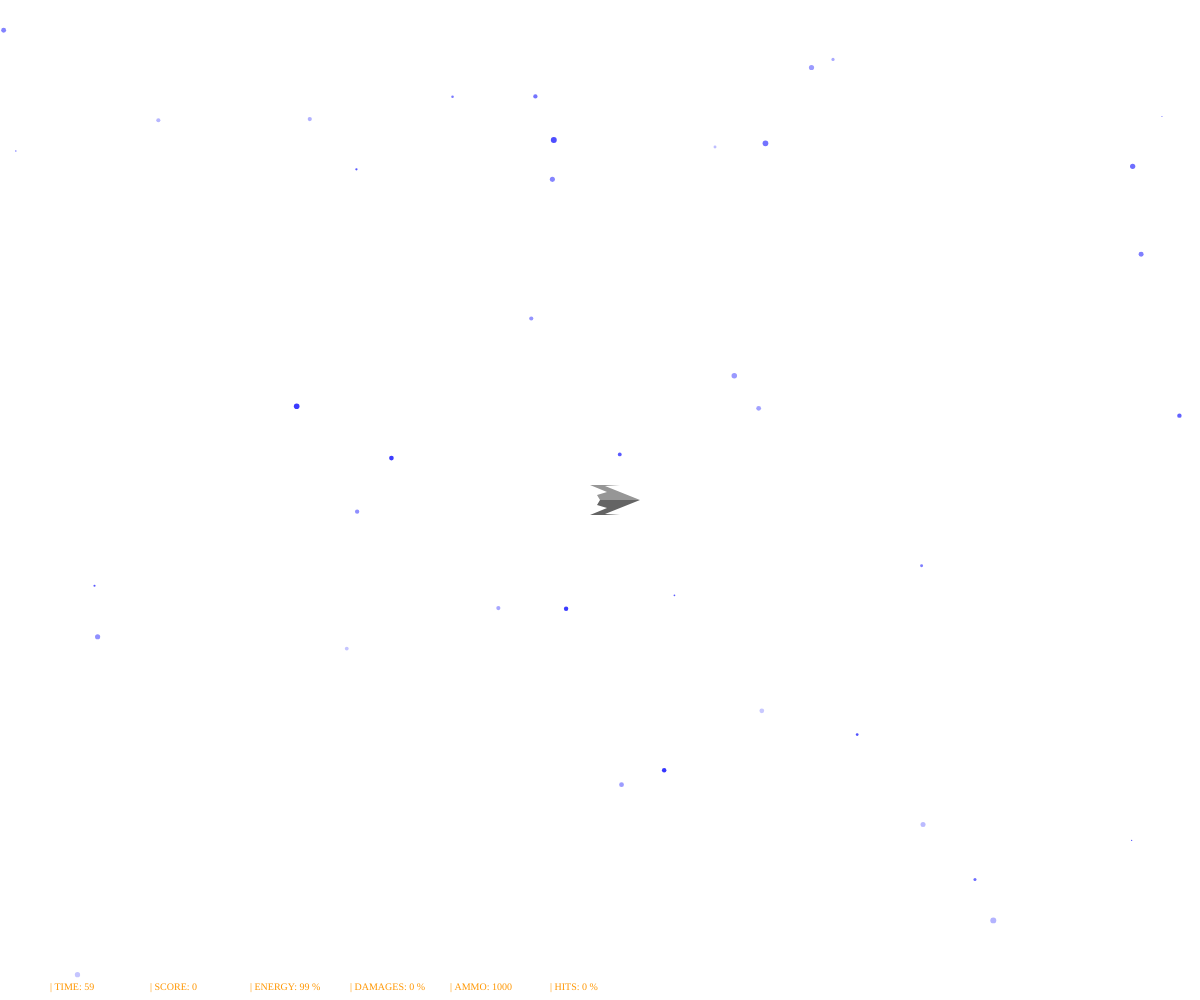
Frame 1 (no input)
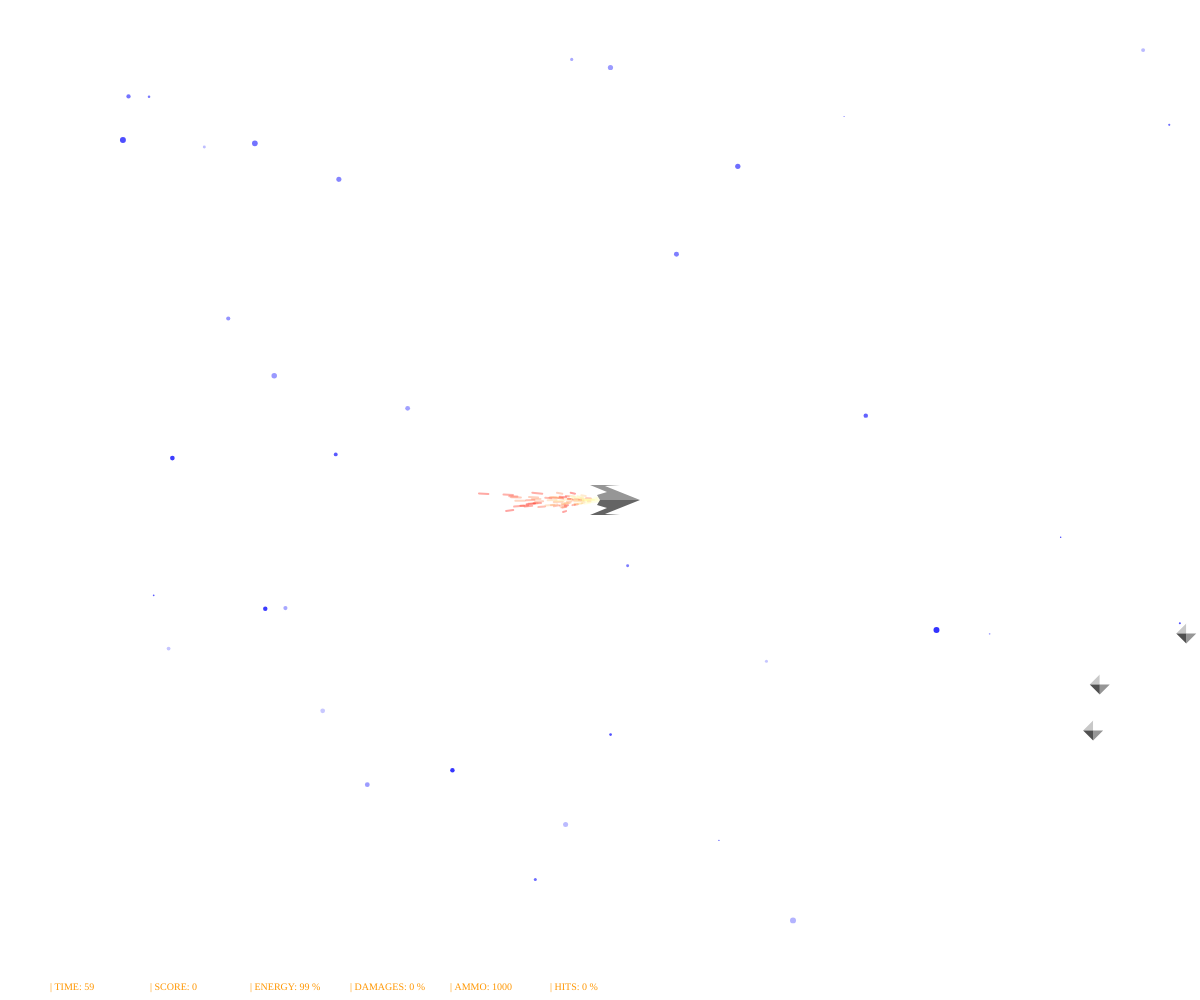
Frame 60 (no input)
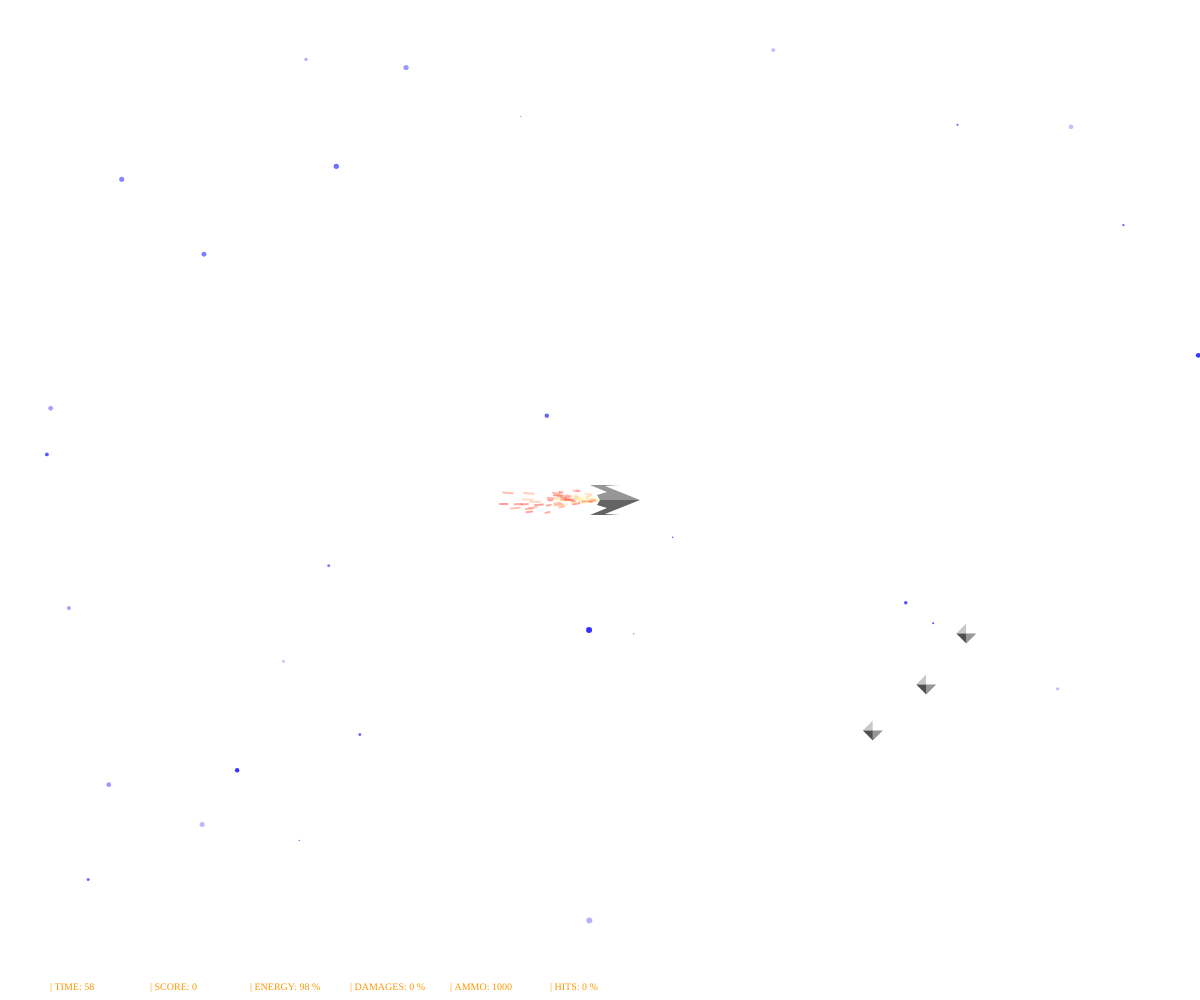
Frame 120 (the mouse pressed at the canvas centre since frame 60)

The p5.js sketch that drew these frames (run headless with seeded random() and noise() and a simulated clock; from frame 60 on, the mouse is pressed at the canvas centre):

// p5.js sketch
// ── sketch.js
//
// PROTOYPE JEU 
//
var stars = [],
  maxStars;
var lasers = [],
  maxLasers, nbLasers, totalLasers, needUpdateLasersArray, fire, reload, reloadTime;
var exhaust = [],
  maxExhaust;
var mines = [],
  maxMines;
var shipx, shipy, shipvx, shipvy, shipaccx, shipaccy, shipSize;
var mainLoop, timer, score, damages, energy, ammo, hitpercent, hits;
//***************************************************
function setup() {
  createCanvas(windowWidth, windowHeight);
  textFont("Orbitron");
  initGame();
}
//***************************************************
//
// INITIALISATION
//
//***************************************************
function initGame() {
  shipx = windowWidth / 2;
  shipy = windowHeight / 2; // initial position
  shipvx = 0;
  shipvy = 0;
  shipaccx = 0;
  shipaccy = 0;
  shipSize = 10;

  maxStars = 40;
  maxExhaust = 100;
  maxMines = 10;
  nbLasers = 0;
  totalLasers = 0;
  maxLasers = 1000;
  reload = 0;
  reloadTime = 3; //delay between 2 fires
  needUpdateLasersArray = false; // update array when laser exits window or explode
  fire = false;

  mainLoop = true;
  timer = 60 * 60;
  score = 0;
  damages = 0;
  energy = 100;
  ammo = maxLasers;
  hitpercent = 0;
  hits = 0;

  initStars();
  initExhaust();
  initMines();
}
//***************************************************
//
// MAIN LOOP
//
//***************************************************
function draw() {
  clear();
  updateController();
  if (mainLoop) {
    updateGame();
    updateLasers();
    updateStars();
    updateExhaust();
    updateMines();
    updateShip();
    updateDisplay();
  } else {
    updateStars();
    updateDisplay();
    displayMessageGameOver();
  }
}
//***************************************************
function updateGame() {
  timer--;
  energy -= 0.01;
  if (timer <= 0 || energy <= 0) {
    mainLoop = false;
  }
}
//***************************************************
function displayMessageGameOver() {
  textSize(100);
  textAlign(CENTER);
  fill(255, 150, 0);
  stroke(0);
  strokeWeight(6);
  text("GAME OVER", windowWidth / 2, windowHeight / 2 + 25);
  textSize(20);
  strokeWeight(3);
  text("PRESS ANY KEY TO PLAY", windowWidth / 2, windowHeight / 2 + 50);
}
//***************************************************
function updateDisplay() {
  var infosx = 50;
  var infosy = windowHeight - 10;

  textSize(10);
  fill(255, 150, 0);
  text("| TIME: " + floor(timer / 60), infosx, infosy);
  text("| SCORE: " + score, infosx + 100, infosy);
  text("| ENERGY: " + floor(energy) + " %", infosx + 200, infosy);
  text("| DAMAGES: " + damages + " %", infosx + 300, infosy);
  text("| AMMO: " + ammo, infosx + 400, infosy);
  if (ammo < maxLasers) {
    text("| HITS: " + floor(100 * hits / (maxLasers - ammo)) + " %", infosx + 500, infosy);
  } else {
    text("| HITS: " + 0 + " %", infosx + 500, infosy);
  }
}
//***************************************************
function Laser() {
  this.posx = shipx + 40;
  this.posy = shipy;
  this.couleur = color(255, 255, 255);
  this.vx = 10;
  this.taille = random(2, 8);
  this.life = true;
  this.maxlife = this.life;

  this.display = function() {
    if (this.life) {
      noFill();
      strokeWeight(3);
      stroke(this.couleur);
      line(this.posx, this.posy, this.posx + this.taille, this.posy);
      this.testCollision();
      this.update();
    }
  }
  this.update = function() {
    if (this.posx > windowWidth) {
      this.life = false;
    }
    this.posx += this.vx;
  }
  this.testCollision = function() {
    for (var i = 0; i < maxMines; i++) {
      if (mines[i].posx < windowWidth) {
        if (dist(this.posx, this.posy, mines[i].posx, mines[i].posy) < 10) {
          mines[i].life = false;
          this.life = false;
          drawExplosion(this.posx, this.posy);
          score += mines[i].bonus;
          hits++;
          break;
        }
      }
    }
  }
}
//***************************************************
function updateLasers() {
  updateLasersArray();
  if (reload > 0) {
    reload--;
  }
  fire = keyIsDown(32);
  if (fire && reload === 0 && ammo) {
    lasers[nbLasers] = new Laser();
    reload = reloadTime;
    ammo--;
    nbLasers++;
  }
  for (var i = 0; i < nbLasers; i++) {
    lasers[i].display();
  }
}
//***************************************************
// Cleanup the laser array, by removing "dead" lasers
//
function updateLasersArray() {
  for (var i = 0; i < nbLasers; i++) {
    if (lasers[i].life == false) {
      nbLasers--;
      for (var j = i; j < nbLasers; j++) {
        lasers[j] = lasers[j + 1];
      }
    }
  }
}
//***************************************************
//
// STARS...
//
function Star() {
  this.posx = random(0, windowWidth);
  this.init = function() {
    var alea = random(50, 200);
    this.couleur = color(alea, alea, 255);
    this.posy = random(0, windowHeight - 20);
    this.taille = random(1, 6);
    this.speed = random(-9, -3);
  }
  this.display = function() {
    this.drawShape();
    this.update();
  }
  this.drawShape = function() {
    noStroke();
    fill(this.couleur);
    ellipse(this.posx, this.posy, this.taille);
  }
  this.update = function() {
    if (this.posx < 0) {
      this.posx = random(windowWidth, windowWidth + 500);
      this.init();
    }
    this.posx += this.speed;
  }
}
//***************************************************
function initStars() {
  for (var i = 0; i < maxStars; i++) {
    stars[i] = new Star();
    stars[i].init();
  }
}
//***************************************************
function updateStars() {
  for (var i = 0; i < maxStars; i++) {
    stars[i].display();
  }
}
//***************************************************
//
// MINES...
//
function Mine() {
  this.damage = 5;
  this.bonus = 5;
  this.taille = 10;

  this.init = function() {
    this.posy = random(0, windowHeight - 40);
    this.posx = random(windowWidth, 2 * windowWidth);
    this.speed = random(-5, -2);
    this.life = true;
  }
  this.display = function() {
    this.drawShape();
    this.update();
    this.testCollision();
  }
  this.drawShape = function() {
    noStroke();

    fill(200);
    beginShape();
    vertex(this.posx, this.posy);
    vertex(this.posx - this.taille, this.posy);
    vertex(this.posx, this.posy - this.taille);
    endShape(CLOSE);

    fill(255);
    beginShape();
    vertex(this.posx, this.posy);
    vertex(this.posx, this.posy - this.taille);
    vertex(this.posx + this.taille, this.posy);
    endShape(CLOSE);

    fill(150);
    beginShape();
    vertex(this.posx, this.posy);
    vertex(this.posx + this.taille, this.posy);
    vertex(this.posx, this.posy + this.taille);
    endShape(CLOSE);

    fill(80);
    beginShape();
    vertex(this.posx, this.posy);
    vertex(this.posx, this.posy + this.taille);
    vertex(this.posx - this.taille, this.posy);
    endShape(CLOSE);
  }
  this.update = function() {
    if (this.posx <= 0 || !this.life) {
      this.init();
    }
    this.posx += this.speed;
  }
  this.testCollision = function() {
    if (dist(this.posx, this.posy, shipx, shipy) < 20) {
      this.life = false;
      damages += this.damage;
      drawExplosion(shipx, shipy);
    }
  }
}
//***************************************************
function initMines() {
  for (var i = 0; i < maxMines; i++) {
    mines[i] = new Mine();
    mines[i].init();
  }
}
//***************************************************
function updateMines() {
  for (var i = 0; i < maxMines; i++) {
    mines[i].display();
  }
}
//***************************************************
//
// EXHAUST...
//
function Exhaust() {
  this.init = function() {
    this.vx = random(-10, -2);
    this.vy = random(-1, 1);
    this.life = random(2, 15);
    this.maxlife = this.life;
    this.posx = random(-2, 2);
    this.posy = random(-2, 2);
    this.pposx = this.posx;
    this.pposy = this.posy;
    this.color = color(255, 255, 255, 100);
  }
  this.display = function() {
    this.drawShape();
    this.update();
  }
  this.drawShape = function() {
    noFill();
    strokeWeight(2);
    stroke(this.color);
    line(this.pposx + shipx, this.pposy + shipy, this.posx + shipx, this.posy + shipy);
  }
  this.update = function() {
    //this.vx -= shipvx * 0.1;
    this.pposx = this.posx;
    this.pposy = this.posy;
    this.posx += this.vx;
    this.posy += this.vy;
    this.life--;
    this.color = color(255, 255 * (this.life / this.maxlife) * 1.5, 255 * this.life / this.maxlife, 100);
    if (this.life < 0) {
      this.init();
    }
  }
}
//***************************************************
function initExhaust() {
  for (var i = 0; i < maxExhaust; i++) {
    exhaust[i] = new Exhaust();
    exhaust[i].init();
  }
}
//***************************************************
function updateExhaust() {
  for (var i = 0; i < maxExhaust; i++) {
    exhaust[i].display();
  }
}
//***************************************************
function updateShip() {
  if (shipx < 15 && shipvx < 0 || shipx > windowWidth - 50 && shipvx > 0) {
    shipvx = 0;
  }
  if (shipy < 20 && shipvy < 0 || shipy > windowHeight - 50 && shipvy > 0) {
    shipvy = 0;
  }
  shipx += shipvx;
  shipy += shipvy;

  if (shipaccx != 0) {
    shipvx += shipaccx * 0.2;
  } else {
    shipvx = 0;
  }

  if (shipaccy != 0) {
    shipvy += shipaccy * 0.2;
  } else {
    shipvy = 0;
  }

  drawShip(shipx, shipy);
}
//***************************************************
function drawShip(x, y) {
  noStroke();
  fill(150);
  beginShape();
  vertex(x, y);
  vertex(x - 3, y - 5);
  vertex(x + 7, y - 8);
  vertex(x - 10, y - 15);
  vertex(x + 20, y - 15);
  vertex(x + 5, y - 14);
  vertex(x + 40, y);
  endShape(CLOSE);

  fill(100);
  beginShape();
  vertex(x + 40, y);
  vertex(x + 5, y + 14);
  vertex(x + 20, y + 15);
  vertex(x - 10, y + 15);
  vertex(x + 7, y + 8);
  vertex(x - 3, y + 5);
  vertex(x, y);
  endShape(CLOSE);
}
//***************************************************
function drawExplosion(x, y) {
  noStroke();
  fill(255, 0, 0, 50);
  ellipse(x, y, 120);
  fill(255, 100, 0, 150);
  ellipse(x, y, 60);
  fill(255, 200, 0, 200);
  ellipse(x, y, 30);
}
//***************************************************
function windowResized() {
  resizeCanvas(windowWidth, windowHeight);
}
//***************************************************
function updateController() {
  if (keyIsPressed) {
    //console.log(keyCode);
    switch (keyCode) {
      case 97: //a - DOWN
        shipaccy = 1;
        //shipaccx = 0;
        break;
      case 119: //w -UP
        shipaccy = -1;
        //shipaccx = 0;
        break;
      case 115://s - LEFT
        shipaccx = -1;
        //shipaccy = 0;
        break;
      case 100://d - RIGHT
        shipaccx = 1;
        //shipaccy = 0;
        break;
      default:
        if (!mainLoop) initGame();
        break;
    }
  } else {
    shipaccx = 0;
    shipaccy = 0;
  }
}
//***************************************************
/*
function keyPressed() {
  switch (keyCode) {
    case DOWN_ARROW:
      shipaccy = 1;
      shipaccx = 0;
      break;
    case UP_ARROW:
      shipaccy = -1;
      shipaccx = 0;
      break;
    case LEFT_ARROW:
      shipaccx = -1;
      shipaccy = 0;
      break;
    case RIGHT_ARROW:
      shipaccx = 1;
      shipaccy = 0;
      break;
    default:
      if (!mainLoop) initGame();
      break;
  }
}
//***************************************************
function keyReleased() {
  shipaccx = 0;
  shipaccy = 0;
}
*/
//***************************************************
